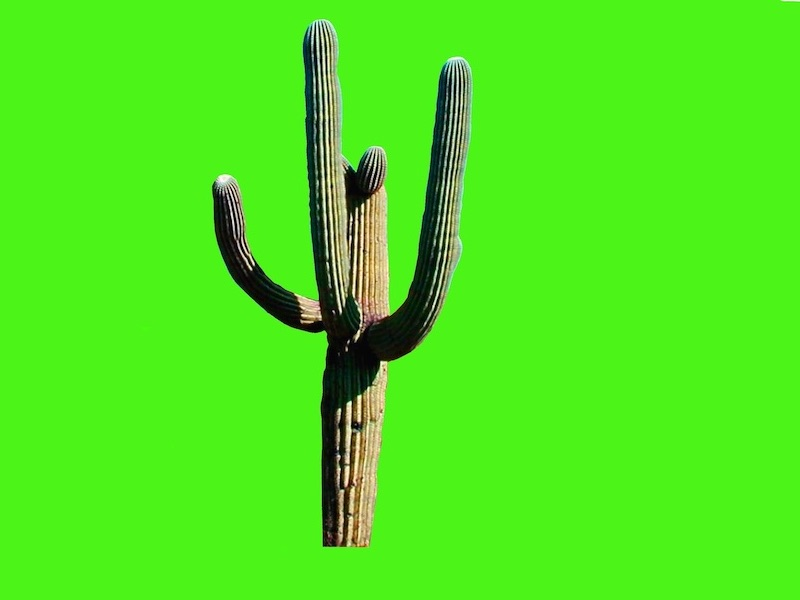
#> input picture cactus.jpg, 800 x 600 px
$ python week8imageprojectInnocent.py
#> lines starting #> are read from the running program, lines starting #| are printed output that depends on the picture
print("Innocent's Image Project")

from PIL import Image
# The first image
image_cactus = Image.open('cactus.jpg')
#> image_cactus is the input picture: PIL image 800x600 RGB; mean R, G, B 77.7, 229.6, 28.9
image_desert = Image.open('desert.jpg')
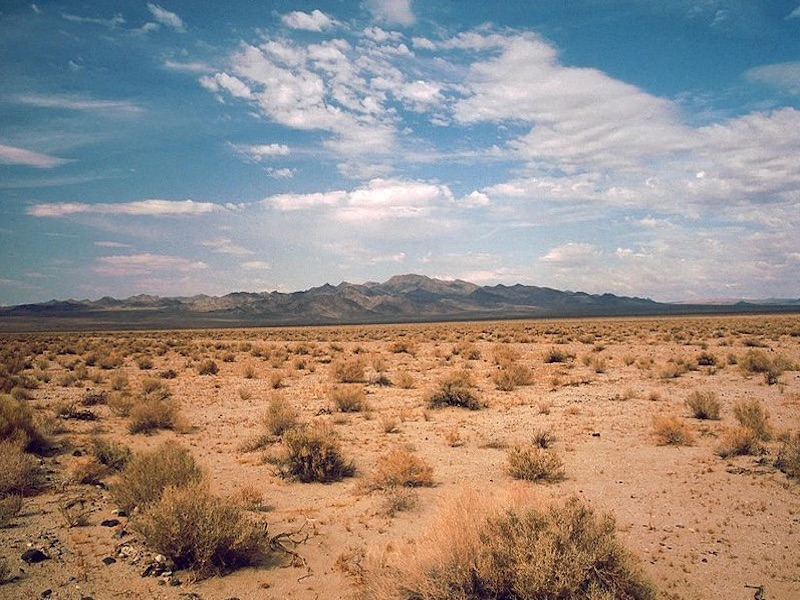
#> input picture desert.jpg, 800 x 600 px
#> image_desert is the input picture: PIL image 800x600 RGB; mean R, G, B 151.6, 139.6, 131.6
pixels_cactus = image_cactus.load()
pixels_desert = image_desert.load()
# image_cactus.show()
# image_desert.show()

# Create new image that is the same size as the original
cactus_desert = Image.new("RGB", image_cactus.size)
#> cactus_desert: PIL image 800x600 RGB; every value is 0
pixels_new = cactus_desert.load()

# Iterate through all the pixels of the green backgroung image
for y in range(0, 600):
    for x in range(0, 800):
        (r, g, b) = pixels_cactus[x, y]

        # The new pixels to set upon meeting the below conditions. First determine what the RGB values are on the backgroung color and then set the RGB if statement.
        if r <= 170 and g >= 150 and b <= 230:
            # (new_r, new_g, new_b) = pixels_desert[x, y]
            # pixels_cactus[x, y] = (new_r + 35 , new_g, new_b + 20)

            # Also try this if statement for a similar result:
            pixels_cactus[x, y] = pixels_desert[x, y]
        else:
            pixels_cactus[x, y] = (r, g, b)

# Save the new image
image_cactus.save('the_first_new_image.jpg')
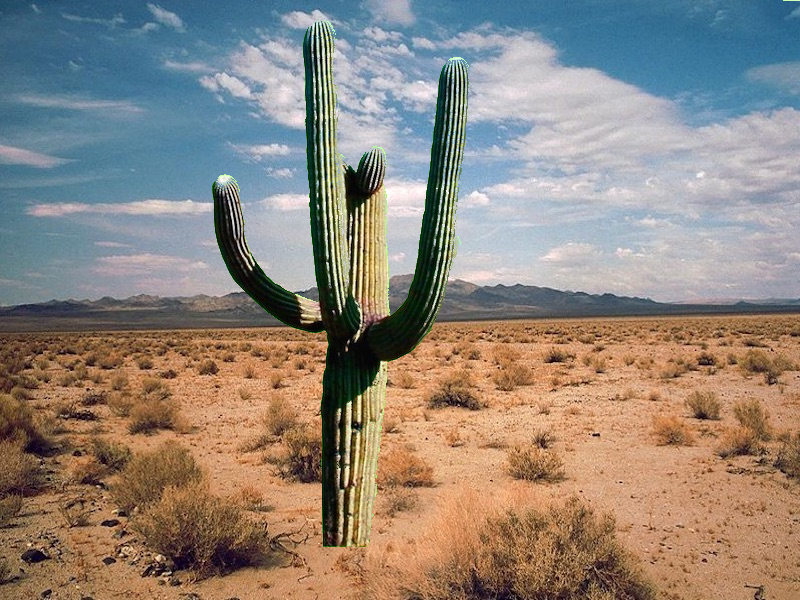
#> saved as the_first_new_image.jpg: PIL image 800x600 RGB; mean R, G, B 143.9, 133.7, 123.8
# Open the image, load pixels and show it
first_new = Image.open('the_first_new_image.jpg')
pixels_first_new = first_new.load()
first_new.show()

# The second image
image_penguin = Image.open('penguin.jpg')
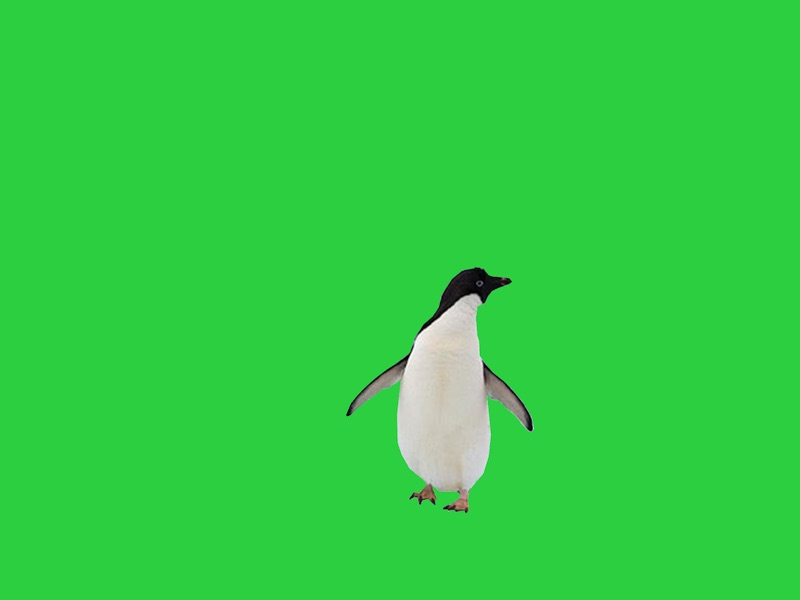
#> input picture penguin.jpg, 800 x 600 px
#> image_penguin is the input picture: PIL image 800x600 RGB; mean R, G, B 49, 205.6, 67.8
image_beach = Image.open('beach.jpg')
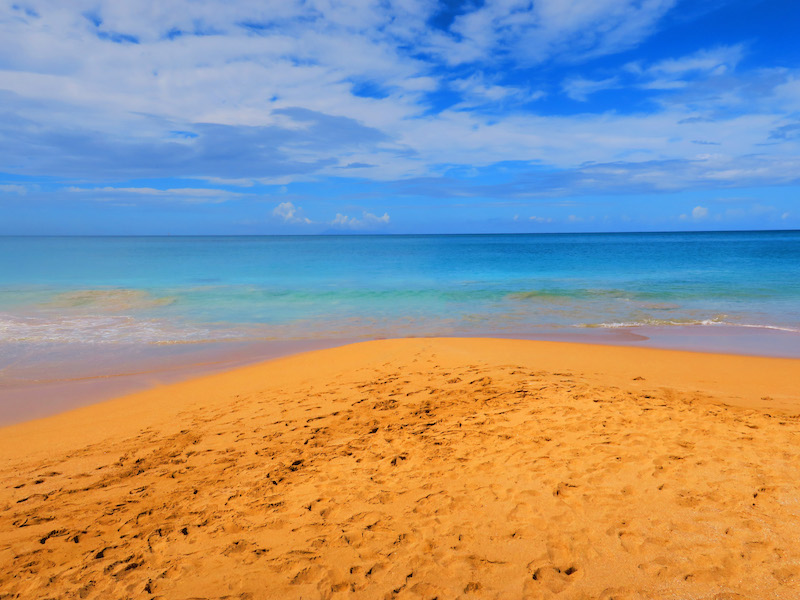
#> input picture beach.jpg, 800 x 600 px
#> image_beach is the input picture: PIL image 800x600 RGB; mean R, G, B 152.6, 148, 143.9
pixels_penguin = image_penguin.load()
pixels_beach = image_beach.load()
# image_penguin.show()
# image_beach.show()

penguin_beach = Image.new("RGB", image_penguin.size)
pixels_new = penguin_beach.load()

for y in range(0, 600):
    for x in range(0, 800):
        (r, g, b) = pixels_penguin[x, y]

        if r <= 150 and g >= 150 and b <= 120:
            (new_r, new_g, new_b) = pixels_beach[x, y]

            pixels_penguin[x, y] = (new_r, new_g, new_b)
        else:
            pixels_penguin[x, y] = (r, g, b)

image_penguin.save('the_second_new_image.jpg')
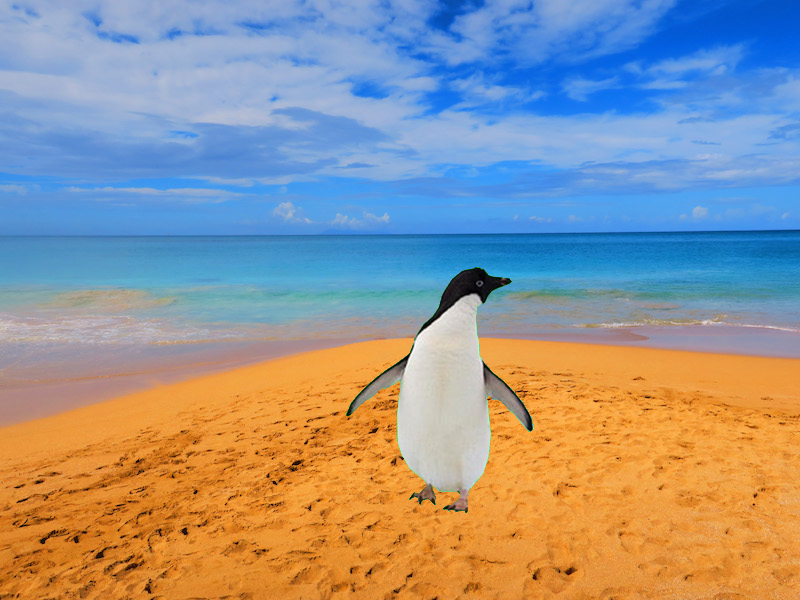
#> saved as the_second_new_image.jpg: PIL image 800x600 RGB; mean R, G, B 151.1, 148.9, 147.2

second_new = Image.open('the_second_new_image.jpg')
pixels_second_new = second_new.load()
second_new.show()

# The third image
image_penguin = Image.open('penguin.jpg')
image_snow = Image.open('snowscape.jpg')
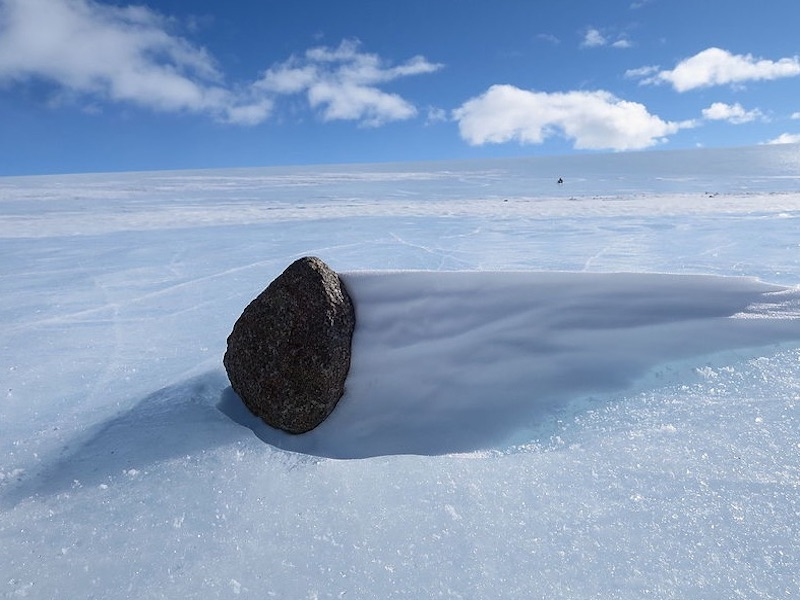
#> input picture snowscape.jpg, 800 x 600 px
#> image_snow is the input picture: PIL image 800x600 RGB; mean R, G, B 137.7, 160.8, 192.7
pixels_penguin = image_penguin.load()
pixels_snow = image_snow.load()
# image_penguin.show()
# image_snow.show()

penguin_snow = Image.new("RGB", image_penguin.size)
pixels_new = penguin_snow.load()

for y in range(0, 600):
    for x in range(0, 800):
        (r, g, b) = pixels_penguin[x, y]

        if r <= 150 and g >= 150 and b <= 150:
            (new_r, new_g, new_b) = pixels_snow[x, y]

            pixels_penguin[x, y] = (new_r, new_g, new_b)
        else:
            pixels_penguin[x, y] = (r, g, b)


image_penguin.save('the_third_new_image.jpg')

third_new = Image.open('the_third_new_image.jpg')
pixels_third_new = third_new.load()

third_new.show()

# The fourth image
image_walk = Image.open('walk.jpg')
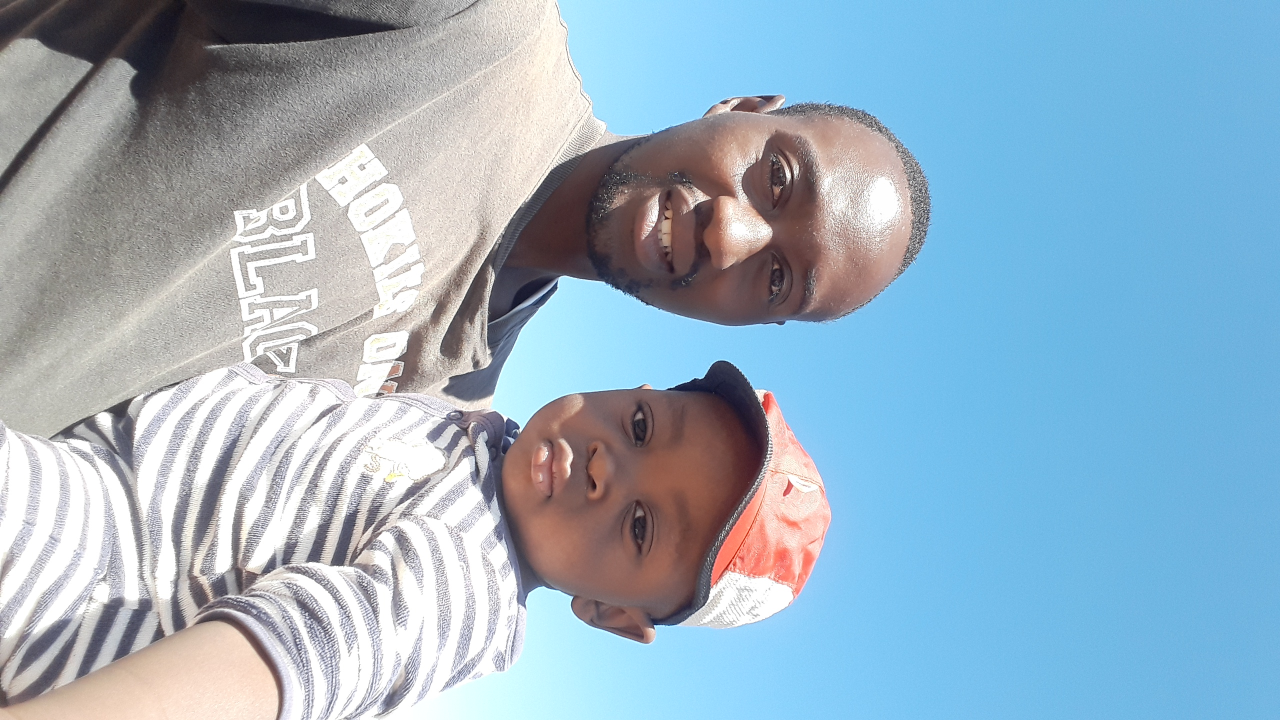
#> input picture walk.jpg, 2560 x 1440 px (shown at 1/2 size)
#> image_walk is the input picture: PIL image 2560x1440 RGB; mean R, G, B 152, 177.1, 194.4
pixels_walk = image_walk.load
# image_walk.show()

#> (the run stopped early here; a loop or call above may not have finished)
